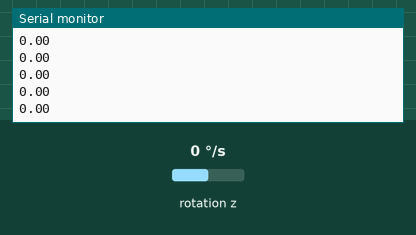
The sketch below on a simulated Arduino Uno, built with avr-gcc and run on an emulated ATmega328P. Shown: the last lines printed to the serial monitor. Wiring (inferred from the names in the program): MPU-6050 motion sensor at I2C address 0x68. Inputs (shaded band) come from the test bench; at power-on: rotation z 0 °/s.

Above: at 2.2 s.
2.3 s: rotation z set to -192 °/s
At 2.9 s:
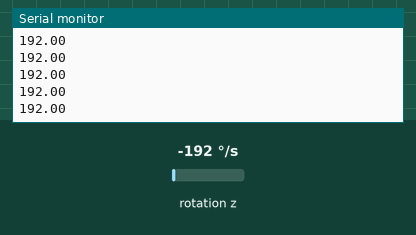
3.8 s: rotation z set to -100 °/s
At 4.4 s:
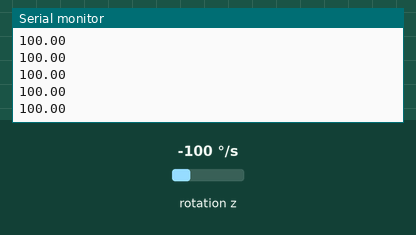
Timing chart, 0 to 6.8 s (numbered marks = the images above; inputs shaded):
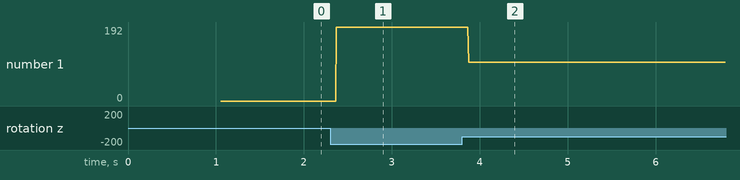

Measured:
- after the input at 2.3 s, the serial monitor: prints a new line after 0.07 s (image 1)
- after the input at 3.8 s, the serial monitor: prints a new line after 0.07 s (image 2)
- plotted number 1: 0 → 192 after the input at 2.3 s, 192 → 100 after the input at 3.8 s

The sketch:

wall3.ino
```cpp
#include "wmpu6050.h"

wall3::WMPU6050 mpu;

void setup() {
  Serial.begin(9600);
  mpu.setup();
}

void loop() {
  Serial.println((float)mpu.gyroZ() / 131.0);
}
```

drv8835.h
```cpp
#ifndef _DRV8835_H_
#define _DRV8835_H_

#include <stdint.h>
#include <Arduino.h>

namespace wall3
{

template <uint8_t InputPin, uint8_t PWMPin, int8_t DIR = 1>
class DRV8835 {
    int16_t currentSpeed;

public:
    DRV8835() noexcept;

    void setSpeed(int16_t) noexcept;
    int16_t getSpeed() const noexcept;
};


template <uint8_t InputPin, uint8_t PWMPin, int8_t DIR>
DRV8835<InputPin, PWMPin, DIR>::DRV8835() noexcept {
    pinMode(InputPin, OUTPUT);
    pinMode(PWMPin, OUTPUT);
}

template <uint8_t InputPin, uint8_t PWMPin, int8_t DIR>
void DRV8835<InputPin, PWMPin, DIR>::setSpeed(int16_t speed) noexcept {
    speed = speed * DIR;
    if (speed < 0) {
        digitalWrite(InputPin, HIGH);
        analogWrite(PWMPin, -speed);
    } else if (speed > 0) {
        digitalWrite(InputPin, LOW);
        analogWrite(PWMPin, speed);
    } else {
        digitalWrite(InputPin, LOW);
        analogWrite(PWMPin, 0);
    }

    currentSpeed = speed;
}

template <uint8_t InputPin, uint8_t PWMPin, int8_t DIR>
inline int16_t DRV8835<InputPin, PWMPin, DIR>::getSpeed() const noexcept {
    return currentSpeed;
}

}

#endif // _DRV8835_H_
```

itr20001.h
```cpp
#ifndef _ITR200001_H_
#define _ITR200001_H_

#include <Arduino.h>

namespace wall3
{

template <uint8_t Port>
class ITR20001
{
public:
    ITR20001() noexcept;
    float value() const noexcept;
};

template <uint8_t Port>
ITR20001<Port>::ITR20001() noexcept {
    pinMode(Port, INPUT);
}

}

#endif // _ITR200001_H_
```

pid.h
```cpp
#ifndef _PID_H_
#define _PID_H_

#include <stdint.h>

namespace wall3 {

struct Integral {
    float error;
    long delta;
};

class PID {
    const float Kp, Ki, Kd;

    Integral integral[5];
    uint8_t integralCount;

    float lastError;

    void addIntegral(float error, unsigned long delta) noexcept;

    constexpr float error(float desired, float current) const noexcept;

public:
    PID(float Kp = 2.0, float Ki = 5.0, float Kd = 1.0) noexcept;
    float calculate(float desired, float current, long delta) noexcept;

    void reset() noexcept;
};

}

#endif // _PID_H_
```

robot.cpp
```cpp
#include "robot.h"

#include <PID_v1.h>

#include <limits.h>

namespace wall3
{

void Robot::setup() noexcept {
    Serial.println("Initializing robot setup.");
    state.stateID = StateID::STOPPED;

    Serial.println("Initializing servo setup.");
    servo.setup();

    Serial.println("Initializing MPU6050 setup.");
    mpu.setup();

    Serial.println("Setup completed.");
}

void Robot::loop(long delta) noexcept {
    move(delta);
}

void Robot::resetPID() noexcept {
    leftMotorPID.reset();
    rightMotorPID.reset();
}

void Robot::move(long delta) noexcept {
    auto gyro = mpu.gyroZ();
    int16_t leftSpeed = 0;
    int16_t rightSpeed = 0;

    switch (state.stateID)
    {
    case StateID::FORWARD:
        leftSpeed = state.desired.speed +
            leftMotorPID.calculate(state.desired.gyro, gyro, delta);

        rightSpeed = state.desired.speed -
            rightMotorPID.calculate(state.desired.gyro, gyro, delta);
        break;
    case StateID::TURNING:
        if (state.desired.turningRate > 0) {
            leftSpeed = state.desired.speed * state.desired.turningRate;
            leftSpeed = leftSpeed == 0 ? INT16_MAX : leftSpeed;
            rightSpeed = state.desired.speed;

            if (leftSpeed > 255) {
                leftSpeed = 255;
                rightSpeed /= state.desired.turningRate;
            }
        } else if (state.desired.turningRate < 0) {
            auto turningRate = abs(state.desired.turningRate);
            rightSpeed = state.desired.speed * turningRate;
            rightSpeed = rightSpeed == 0 ? INT16_MIN : rightSpeed;
            leftSpeed = state.desired.speed;

            if (rightSpeed < -255) {
                rightSpeed = -255;
                leftSpeed /= turningRate;
            }
        }
    }


    leftMotor.setSpeed(leftSpeed);
    rightMotor.setSpeed(rightSpeed);

}

void Robot::forward(int16_t speed) noexcept {
    state.desired.speed = speed > 255 ? 255 : speed < -255 ? -255 : speed;;
    state.desired.gyro = mpu.gyroZ();
    state.stateID = StateID::FORWARD;

    resetPID();
}

void Robot::turn(int16_t speed, float turningRate) {
    if (turningRate == 1.0) {
        forward(speed);
    } else {
        state.desired.speed = speed > 255 ? 255 : speed < -255 ? -255 : speed;
        state.desired.gyro = mpu.gyroZ();
        state.desired.turningRate = turningRate;
        state.stateID = StateID::TURNING;
    }

    resetPID();
}

void Robot::stop() noexcept {
    state.desired.speed = 0;
    state.desired.gyro = mpu.gyroZ();
    state.stateID = StateID::STOPPED;

    resetPID();
}

}
```

robot.h
```cpp
#ifndef _ROBOT_H_
#define _ROBOT_H_

#include "drv8835.h"
#include "sr04.h"
#include "itr20001.h"
#include "wservo.h"
#include "wmpu6050.h"
#include "pid.h"

namespace wall3 {


enum class StateID {
    STOPPED,
    FORWARD,
    TURNING
};

struct State {
    StateID stateID;

    struct Desired {
        int16_t speed;
        float gyro;
        float turningRate;
    } desired;
};

struct Robot {
    // Sensors
    SR04<> ultrasonicSensor;

    ITR20001<2> leftInfrared;
    ITR20001<1> middleInfrared;
    ITR20001<0> rightInfrared;

    WMPU6050 mpu;

    // Motors
    WServo<10> servo;
    DRV8835<8, 5> rightMotor;
    DRV8835<7, 6, -1> leftMotor;

    // Controllers
    PID rightMotorPID;
    PID leftMotorPID;

    State state;

    void resetPID() noexcept;
    void move(long delta) noexcept;

public:
    void setup() noexcept;
    void loop(long delta) noexcept;

    void forward(int16_t speed) noexcept;
    void turn(int16_t speed, float turnRate) noexcept;
    void stop() noexcept;
};

}

#endif // _ROBOT_H_
```

sr04.h
```cpp
#ifndef _SR04_H_
#define _SR04_H_

#include <Arduino.h>
#include <stdint.h>

namespace wall3
{

template <int TrigPin = 13, int EchoPin = 12>
class SR04
{
public:
    SR04() noexcept;
    uint16_t ping() const noexcept;
};

template <int TrigPin, int EchoPin>
SR04<TrigPin, EchoPin>::SR04() noexcept {
    pinMode(EchoPin, INPUT);
    pinMode(TrigPin, OUTPUT);
}

template <int TrigPin, int EchoPin>
uint16_t SR04<TrigPin, EchoPin>::ping() const noexcept
{
    digitalWrite(TrigPin, LOW);
    delayMicroseconds(2);

    digitalWrite(TrigPin, HIGH);
    delayMicroseconds(10);
    digitalWrite(TrigPin, LOW);

    return pulseIn(EchoPin, HIGH) / 58;
}

}

#endif // _SR04_H_
```

wmpu6050.cpp
```cpp
#include "wmpu6050.h"

#include <Arduino.h>
#include <Wire.h>

#define MPU6050_ADRESS      0b1101000
#define POWER_MGMT_1_ADDR   0x6b
#define GYRO_Z_REG          0x47

namespace wall3 {

void WMPU6050::calibrate() noexcept {
    gyroOffsetZ = 0;
    for (int i = 0; i < 100; i++) {
        gyroOffsetZ += rawGyroZ();
        delay(10);
    }

    gyroOffsetZ /= 100;
}

void WMPU6050::setup() noexcept {
    Wire.begin();

    // Enable power on MPU6050
    Wire.beginTransmission(MPU6050_ADRESS);
    Wire.write(POWER_MGMT_1_ADDR);
    Wire.write(0);
    Wire.endTransmission(true);

    calibrate();
}

int16_t WMPU6050::rawGyroZ() noexcept {
    uint8_t b1, b2;

    Wire.beginTransmission(MPU6050_ADRESS);
    Wire.write(GYRO_Z_REG);
    Wire.endTransmission(false);

    Wire.requestFrom(MPU6050_ADRESS, 2, true);
    b1 = Wire.read();
    b2 = Wire.read();

    // Sensor data is in C2 format
    return (~((b1 << 8) | b2)) + 1;
}

int16_t WMPU6050::gyroZ() noexcept {
    return rawGyroZ() - gyroOffsetZ;
}

}
```

wmpu6050.h
```cpp
#ifndef _WMPU6050_H_
#define _WMPU6050_H_

#include <Wire.h>
namespace wall3
{
class WMPU6050 {
    int gyroOffsetZ;

    void calibrate() noexcept;
    int16_t rawGyroZ() noexcept;
public:
    void setup() noexcept;
    int16_t gyroZ() noexcept;
};

}

#endif // _WMPU6050_H_
```

wservo.h
```cpp
#ifndef _WSERVO_H_
#define _WSERVO_H_

#include <Servo.h>

namespace wall3
{

template <int Pin>
class WServo {
    Servo servo;

public:
    void setup() noexcept;
    void rotate(int angle) noexcept;

};

template <int Pin>
void WServo<Pin>::setup() noexcept {
    servo.attach(Pin);
}

template <int Pin>
void WServo<Pin>::rotate(int angle) noexcept {
    servo.write(angle);
}

}

#endif // _WSERVO_H_
```
